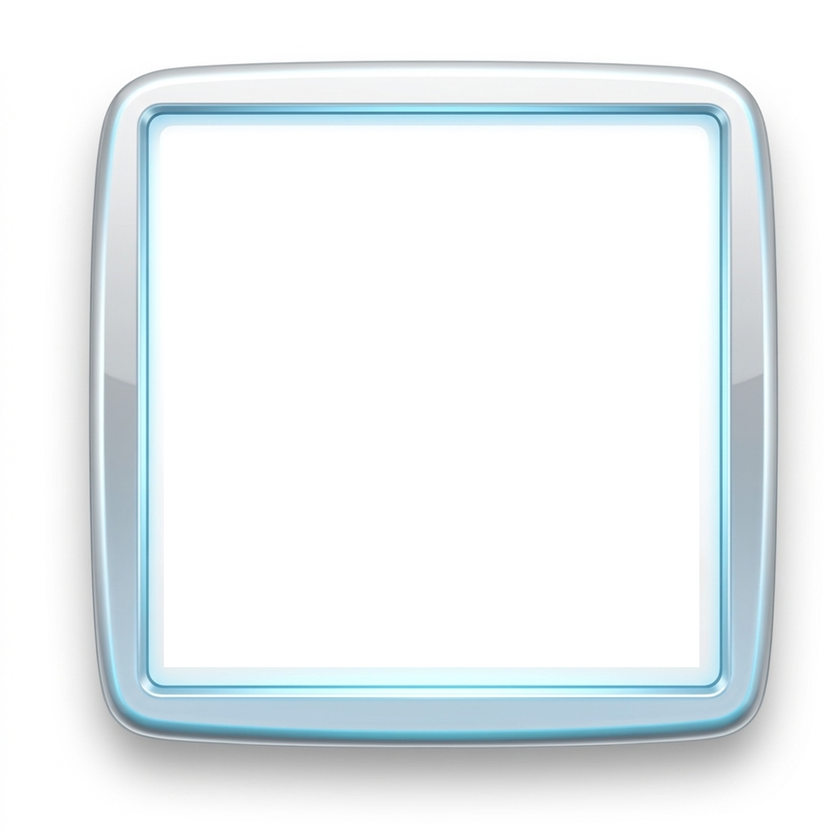
#> input picture assets_to_replace/New Assets/inspiration/aeroframe.png, 840 x 840 px, shrunk from 2455 x 2455 before the run, found by its file name
$ python remove_white_bg.py
#> lines starting #> are read from the running program, lines starting #| are printed output that depends on the picture; after the words box and inside, x2 and y2 are one past the last pixel; in counts of white or black regions, pixels touching at a corner belong together
"""
Remove white background from avatar frame PNG.
Flood-fills from corners (outside) and center (inside) to make
connected white/near-white regions transparent, preserving the
frame's own highlights and glossy edges.
"""
from PIL import Image
import numpy as np
from collections import deque
import sys
import os

def flood_fill_transparent(pixels, w, h, start_x, start_y, tolerance=45):
    """BFS flood fill: make connected white-ish pixels transparent."""
    sr, sg, sb, sa = pixels[start_y, start_x]
    # Only proceed if starting pixel is white-ish
    if sr < 200 or sg < 200 or sb < 200:
        print(f"  Skip ({start_x},{start_y}): pixel=({sr},{sg},{sb}) not white enough")
        return 0

    visited = np.zeros((h, w), dtype=bool)
    queue = deque([(start_x, start_y)])
    visited[start_y, start_x] = True
    count = 0

    while queue:
        x, y = queue.popleft()
        r, g, b, a = pixels[y, x]

        # Check if pixel is white-ish (all channels high, close to each other)
        if r >= 200 and g >= 200 and b >= 200 and a > 0:
            # Also check it's not too saturated (i.e. actually white, not colored)
            max_diff = int(max(r, g, b)) - int(min(r, g, b))
            if max_diff < tolerance:
                pixels[y, x] = (r, g, b, 0)  # Make transparent
                count += 1

                # Add neighbors
                for nx, ny in [(x+1, y), (x-1, y), (x, y+1), (x, y-1)]:
                    if 0 <= nx < w and 0 <= ny < h and not visited[ny, nx]:
                        visited[ny, nx] = True
                        queue.append((nx, ny))

    return count


def process(input_path, output_path):
#> called with input_path = 'C:\\Users\\PC\\Downloads\\aeroframe.png'
    img = Image.open(input_path).convert('RGBA')
#> img is the input picture: PIL image 840x840 RGBA; mean R, G, B, A 235.4, 240.7, 242.7, 255
    w, h = img.size
#> w = 840; h = 840
    pixels = np.array(img)

    print(f"Image: {w}x{h}")
#| Image: 840x840

    # Flood fill from corners (outside white background)
    corners = [(0, 0), (w-1, 0), (0, h-1), (w-1, h-1)]
#> corners = [(0, 0), (839, 0), (0, 839), (839, 839)]
    for cx, cy in corners:
        n = flood_fill_transparent(pixels, w, h, cx, cy, tolerance=45)
        print(f"  Corner ({cx},{cy}): {n} pixels cleared")
#> this loop made 4 passes
#> (sr in flood_fill_transparent, sg in flood_fill_transparent, sb in flood_fill_transparent, sa in flood_fill_transparent, n) on passes 1 to 4: (255, 255, 255, 255, 229561), (255, 255, 255, 0, 0), (254, 254, 254, 0, 0), (253, 253, 253, 0, 0)
#|   Corner (0,0): 229561 pixels cleared
#|   Corner (839,0): 0 pixels cleared
#|   Corner (0,839): 0 pixels cleared
#|   Corner (839,839): 0 pixels cleared
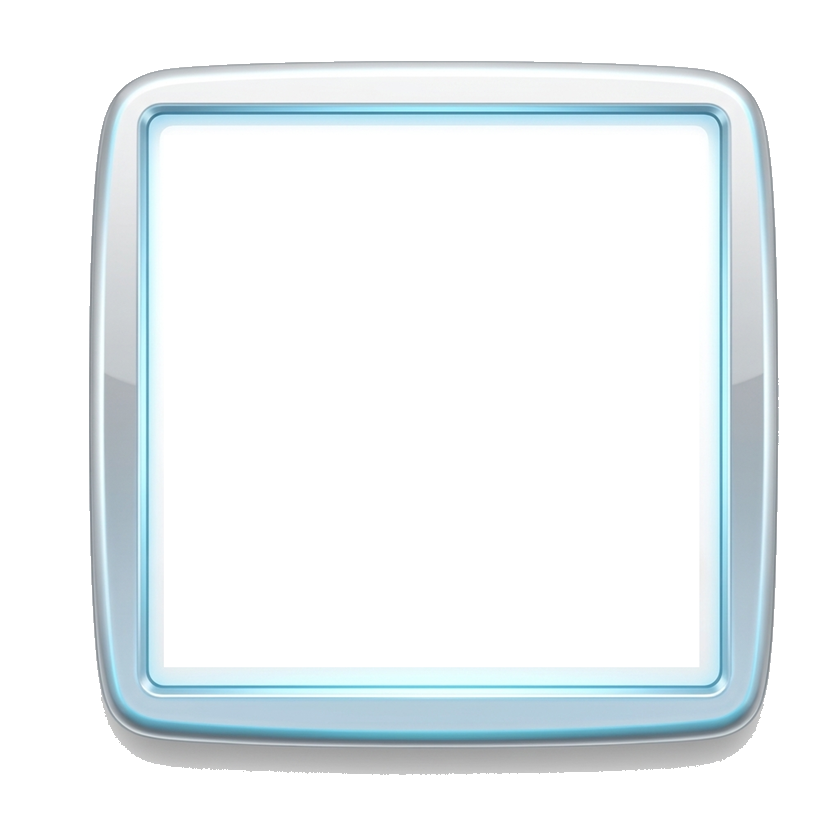
#> pixels: shape (840, 840, 4); mean R, G, B, A 235.4, 240.7, 242.7, 172; transparent parts drawn white

    # Flood fill from center (inside the frame)
    cx, cy = w // 2, h // 2
#> cx = 420; cy = 420
    n = flood_fill_transparent(pixels, w, h, cx, cy, tolerance=45)
#> in flood_fill_transparent (call 5), `sr, sg, sb, sa = pixels[start_y, start_x]`: sr = 255
#> after the loop in flood_fill_transparent (call 5), `while queue:`:
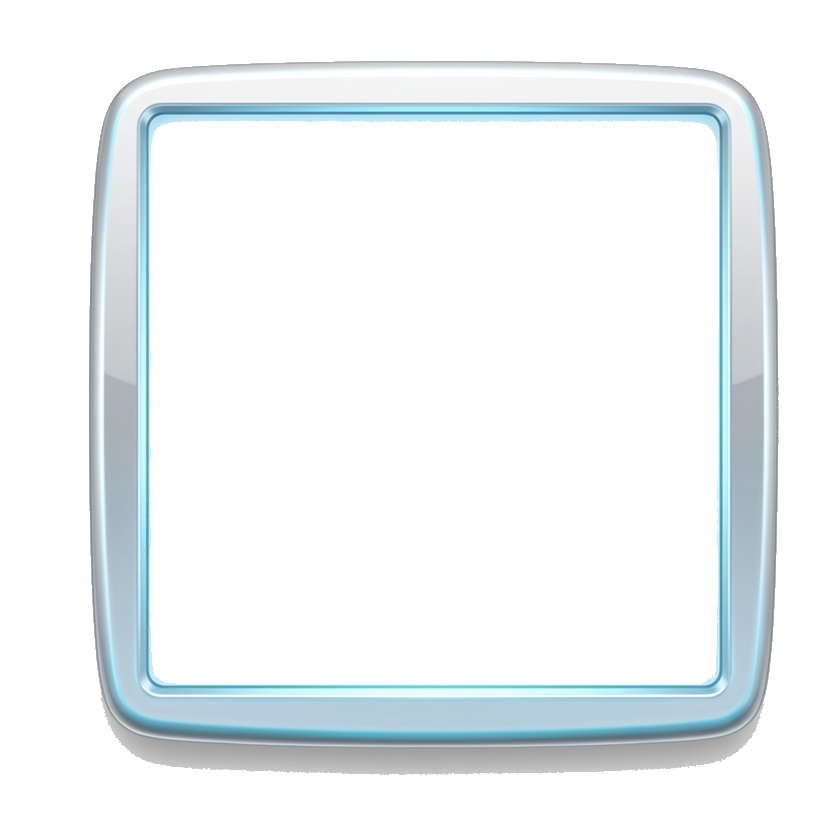
#> pixels: shape (840, 840, 4); mean R, G, B, A 235.4, 240.7, 242.7, 56.8; transparent parts drawn white
#> after the loop in flood_fill_transparent (call 5), `while queue:`:
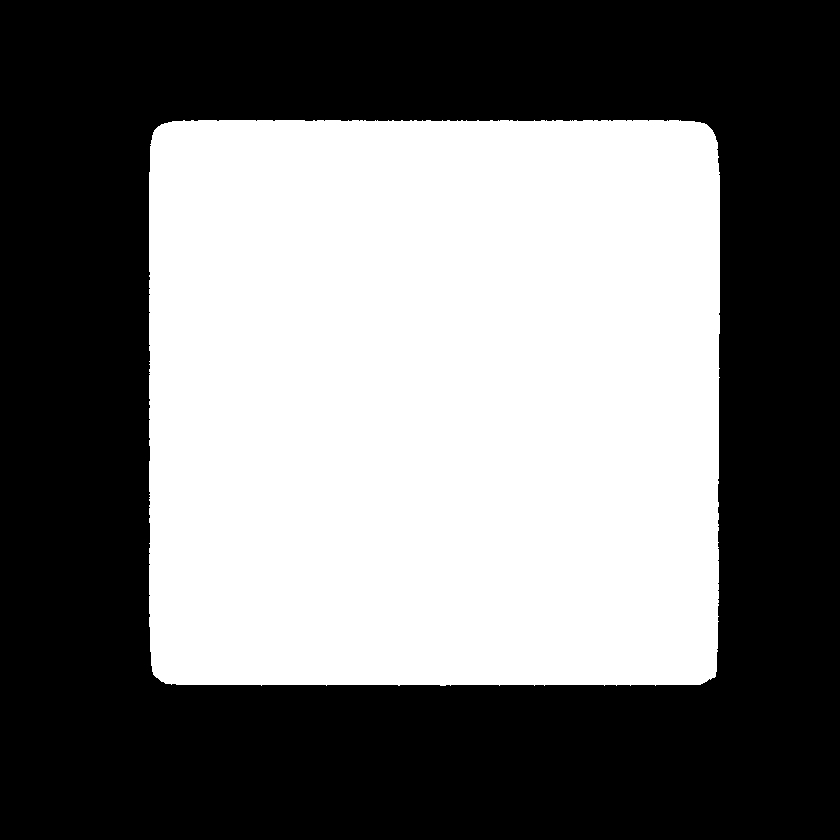
#> visited: shape (840, 840) bool; 45.5% white; 1 white region, box (x1, y1, x2, y2) and area: (149, 120, 720, 686) 321052
    print(f"  Center ({cx},{cy}): {n} pixels cleared")
#|   Center (420,420): 318841 pixels cleared

    # Also try a few more interior points in case center lands on frame edge
    for dx, dy in [(-30, -30), (30, 30), (-30, 30), (30, -30), (0, -20), (0, 20)]:
        tx, ty = cx + dx, cy + dy
        if 0 <= tx < w and 0 <= ty < h:
            n = flood_fill_transparent(pixels, w, h, tx, ty, tolerance=45)
            if n > 0:
                print(f"  Interior ({tx},{ty}): {n} pixels cleared")

    result = Image.fromarray(pixels)
    result.save(output_path)
    print(f"Saved: {output_path} ({os.path.getsize(output_path)} bytes)")


if __name__ == '__main__':
    input_file = sys.argv[1] if len(sys.argv) > 1 else r"C:\Users\PC\Downloads\aeroframe.png"
    output_file = sys.argv[2] if len(sys.argv) > 2 else r"C:\Users\PC\Desktop\WLM Project\assets_to_replace\aeroframe_transparent.png"
    process(input_file, output_file)
